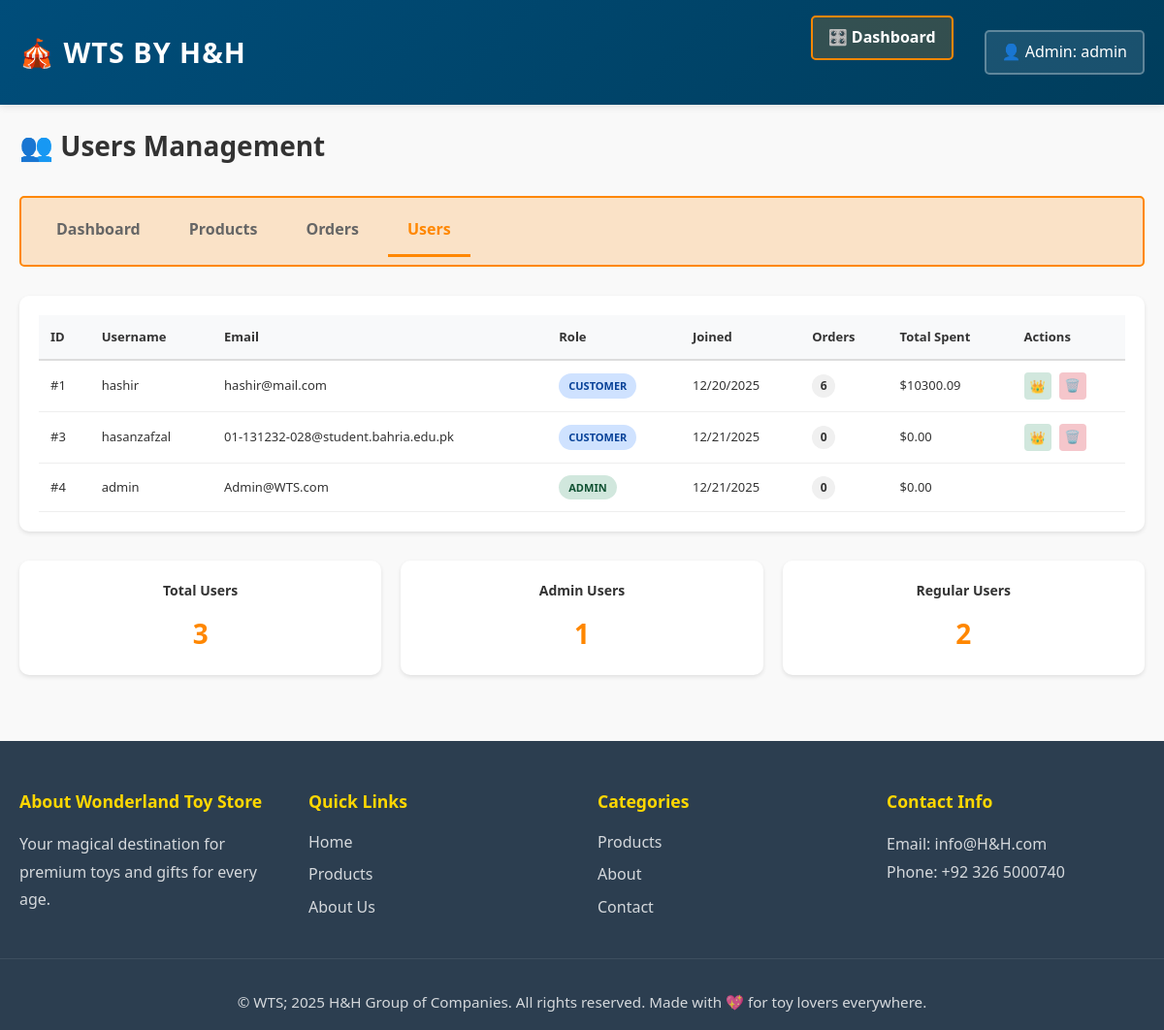
Screenshot of /admin/users (signed in) with the database file from the repository.
### app/models.py (models this page shows, shortened)
class User(UserMixin, db.Model):
    __tablename__ = 'users'
    id = db.Column(db.Integer, primary_key=True)
    username = db.Column(db.String(80), unique=True, nullable=False)
    email = db.Column(db.String(120), unique=True, nullable=False)
    password_hash = db.Column(db.String(200), nullable=False)
    reset_token = db.Column(db.String(100), unique=True, nullable=True)
    reset_token_expires = db.Column(db.DateTime, nullable=True)
    is_admin = db.Column(db.Boolean, default=False)
    created_at = db.Column(db.DateTime, default=datetime.utcnow)
    cart = db.relationship('Cart', backref='user', lazy=True, uselist=False)
    orders = db.relationship('Order', backref='user', lazy=True)
    wishlist_items = db.relationship('Wishlist', backref='user', lazy=True, cascade='all, delete-orphan')

### app/routes.py (the view)
@main_bp.route('/admin/users')
@admin_required
def admin_users():
    users = User.query.all()
    return render_template('admin/users.html', title='Manage Users', users=users)

### app/routes.py (called while the page is built)
def admin_required(f):
    @wraps(f)
    def decorated_function(*args, **kwargs):
        if not current_user.is_authenticated or not current_user.is_admin:
            flash('You do not have permission to access this page.', 'error')
            return redirect(url_for('main.index'))
        return f(*args, **kwargs)
    return decorated_function

### app/templates/admin/users.html (shortened to what this page needs)
{% extends "base.html" %}
{% block content %}
<div class="admin-users">
    <div class="admin-header">
        <h1>👥 Users Management</h1>
    </div>
    <div class="admin-nav">
        <a href="{{ url_for('main.admin_dashboard') }}" class="nav-btn">Dashboard</a>
        <a href="{{ url_for('main.admin_products') }}" class="nav-btn">Products</a>
        <a href="{{ url_for('main.admin_orders') }}" class="nav-btn">Orders</a>
        <a href="{{ url_for('main.admin_users') }}" class="nav-btn active">Users</a>
    </div>
    <div class="admin-section">
        {% if users %}
            <div class="table-responsive">
                <table class="admin-table">
                    <thead>
                        <tr>
                            <th>ID</th>
                            <th>Username</th>
                            <th>Email</th>
                            <th>Role</th>
                            <th>Joined</th>
                            <th>Orders</th>
                            <th>Total Spent</th>
                            <th>Actions</th>
                        </tr>
                    </thead>
                    <tbody>
                        {% for user in users %}
                            <tr>
                                <td>#{{ user.id }}</td>
                                <td>{{ user.username }}</td>
                                <td>{{ user.email }}</td>
                                <td>
                                    <span class="role-badge {% if user.is_admin %}role-admin{% else %}role-customer{% endif %}">
                                        {{ "Admin" if user.is_admin else "Customer" }}
                                    </span>
                                </td>
                                <td>{{ user.created_at.strftime('%m/%d/%Y') }}</td>
                                <td>
                                    <span class="count-badge">{{ user.orders|length }}</span>
                                </td>
                                <td>
                                    ${{ "%.2f"|format(user.orders|map(attribute='total_price')|sum) }}
                                </td>
                                <td>
                                    <div class="action-buttons">
                                        {% if not user.is_admin and current_user.id != user.id %}
                                            <a href="{{ url_for('main.admin_make_admin', user_id=user.id) }}" class="btn-icon btn-promote" title="Make Admin">👑</a>
                                        {% elif user.is_admin and current_user.id != user.id %}
                                            <a href="{{ url_for('main.admin_remove_admin', user_id=user.id) }}" class="btn-icon btn-demote" title="Remove Admin">🚫</a>
                                        {% endif %}
                                        {% if current_user.id != user.id %}
                                            <form method="POST" action="{{ url_for('main.admin_delete_user', user_id=user.id) }}" style="display: inline;">
                                                <button type="submit" class="btn-icon btn-delete" title="Delete User" onclick="return confirm('Are you sure you want to delete this user? This action cannot be undone.')">🗑️</button>
                                            </form>
                                        {% endif %}
                                    </div>
                                </td>
                            </tr>
                        {% endfor %}
                    </tbody>
                </table>
            </div>
        {% else %}
            <div class="empty-state">
                <p>No users found</p>
            </div>
        {% endif %}
    </div>
    <div class="stats-grid">
        <div class="stat-card">
            <h3>Total Users</h3>
            <p class="stat-value">{{ users|length }}</p>
        </div>
        <div class="stat-card">
            <h3>Admin Users</h3>
            <p class="stat-value">{{ users|selectattr('is_admin')|list|length }}</p>
        </div>
        <div class="stat-card">
            <h3>Regular Users</h3>
            <p class="stat-value">{{ users|rejectattr('is_admin')|list|length }}</p>
        </div>
    </div>
</div>
{% endblock %}

### app/templates/base.html (shortened to what this page needs)
<!DOCTYPE html>
<html lang="en">
<head>
    <link rel="stylesheet" href="{{ url_for('static', filename='css/style.css') }}">
</head>
<body>
    <nav class="navbar">
        <div class="nav-container">
            <a href="{{ url_for('main.index') }}" class="logo">🎪 WTS by H&H</a>
            <ul class="nav-menu">
                {% if current_user.is_authenticated and current_user.is_admin %}
                    <li><a href="{{ url_for('main.admin_dashboard') }}" class="admin-nav">🎛️ Dashboard</a></li>
                    <li class="user-menu" id="userMenuToggle">
                        <span class="user-trigger">👤 Admin: {{ current_user.username }}</span>
                    </li>
                {% endif %}
            </ul>
        </div>
    </nav>
    <main>
        {% block content %}{% endblock %}
    </main>
    <footer>
        <div class="footer-content">
            <div class="footer-section">
                <h4>About Wonderland Toy Store</h4>
                <p>Your magical destination for premium toys and gifts for every age.</p>
            </div>
            <div class="footer-section">
                <h4>Quick Links</h4>
                <ul>
                    <li><a href="{{ url_for('main.index') }}">Home</a></li>
                    <li><a href="{{ url_for('main.products') }}">Products</a></li>
                    <li><a href="{{ url_for('main.about') }}">About Us</a></li>
                </ul>
            </div>
            <div class="footer-section">
                <h4>Categories</h4>
                <ul>
                    <li><a href="{{ url_for('main.products') }}">Products</a></li>
                    <li><a href="{{ url_for('main.about') }}">About</a></li>
                    <li><a href="{{ url_for('main.contact') }}">Contact</a></li>
                </ul>
            </div>
            <div class="footer-section">
                <h4>Contact Info</h4>
                <p>Email: info@H&H.com</p>
                <p>Phone: +92 326 5000740</p>
            </div>
        </div>
        <div class="footer-bottom">
            <p>&copy; WTS; 2025 H&H Group of Companies. All rights reserved. Made with 💖 for toy lovers everywhere.</p>
        </div>
    </footer>
</body>
</html>

### app/static/css/style.css (style rules this page uses)
:root { --primary-color: #FF8700; --secondary-color: #CC6B00; --accent-color: #ffd700; --dark-color: #2c3e50; --light-color: #ecf0f1; --text-color: #333; --success-color: #27ae60; --border-radius: 12px; --transition: all 0.3s cubic-bezier(0.4, 0, 0.2, 1); }
* { margin: 0; padding: 0; box-sizing: border-box; }
html { scroll-behavior: smooth; }
body { font-family: 'Segoe UI', Tahoma, Geneva, Verdana, sans-serif; line-height: 1.6; color: var(--text-color); background-color: #f9f9f9; }
.navbar { background: linear-gradient(135deg, var(--primary-color) 0%, var(--secondary-color) 100%); color: white; padding: 1rem 0; position: sticky; top: 0; z-index: 1000; box-shadow: 0 4px 15px rgba(0, 0, 0, 0.1); }
.nav-container { max-width: 1200px; margin: 0 auto; padding: 0 20px; display: flex; justify-content: space-between; align-items: center; }
.logo { font-size: 1.8rem; font-weight: bold; letter-spacing: 1px; text-transform: uppercase; animation: pulse 2s ease-in-out infinite; }
.nav-menu { list-style: none; display: flex; gap: 2rem; }
.nav-menu a { color: white; text-decoration: none; font-weight: 500; transition: var(--transition); position: relative; }
.nav-menu a::after { content: ''; position: absolute; bottom: -5px; left: 0; width: 0; height: 3px; background-color: var(--accent-color); transition: width 0.3s ease; }
footer { background-color: var(--dark-color); color: white; padding: 3rem 0 1rem; margin-top: 3rem; }
.footer-content { max-width: 1200px; margin: 0 auto; padding: 0 20px; display: grid; grid-template-columns: repeat(auto-fit, minmax(250px, 1fr)); gap: 2rem; margin-bottom: 2rem; }
.footer-section h4 { font-size: 1.1rem; margin-bottom: 1rem; color: var(--accent-color); }
.footer-section p { opacity: 0.8; line-height: 1.8; }
.footer-section ul { list-style: none; }
.footer-section ul li { margin-bottom: 0.5rem; }
.footer-section a { color: white; text-decoration: none; opacity: 0.8; transition: opacity 0.3s; }
.footer-bottom { text-align: center; padding-top: 2rem; border-top: 1px solid rgba(255, 255, 255, 0.1); opacity: 0.8; font-size: 0.95rem; max-width: 1200px; margin: 0 auto; padding-left: 20px; padding-right: 20px; }
.logo { text-decoration: none; color: white; }
main { max-width: 100%; margin: 0; padding: 0; }

### app/templates/admin/users.html (style rules this page uses)
.admin-users { max-width: 1400px; margin: 0 auto; padding: 20px; }
.admin-header { margin-bottom: 30px; }
.admin-header h1 { margin: 0; color: #333; font-size: 28px; }
.admin-nav { display: flex; gap: 10px; margin-bottom: 30px; border-bottom: 2px solid #eee; }
.nav-btn { padding: 12px 20px; background: none; border: none; color: #666; font-weight: 600; cursor: pointer; transition: all 0.3s; border-bottom: 3px solid transparent; text-decoration: none; display: inline-block; }
.nav-btn.active { color: #FF8700; border-bottom-color: #FF8700; }
.admin-section { background: white; border-radius: 10px; padding: 20px; margin-bottom: 30px; box-shadow: 0 2px 4px rgba(0, 0, 0, 0.1); }
.table-responsive { overflow-x: auto; }
.admin-table { width: 100%; border-collapse: collapse; }
.admin-table thead { background: #f8f9fa; border-bottom: 2px solid #ddd; }
.admin-table th { padding: 12px; text-align: left; font-weight: 600; color: #333; font-size: 13px; }
.admin-table td { padding: 12px; border-bottom: 1px solid #eee; font-size: 13px; }
.role-badge { display: inline-block; padding: 4px 10px; border-radius: 20px; font-size: 11px; font-weight: 600; text-transform: uppercase; }
.role-admin { background: #d1e7dd; color: #0f5132; }
.role-customer { background: #cfe2ff; color: #084298; }
.count-badge { display: inline-block; width: 24px; height: 24px; line-height: 24px; text-align: center; background: #f0f0f0; border-radius: 50%; font-size: 12px; font-weight: 600; }
.action-buttons { display: flex; gap: 8px; }
.btn-icon { display: inline-block; width: 28px; height: 28px; line-height: 28px; text-align: center; border-radius: 4px; border: none; cursor: pointer; transition: all 0.3s; font-size: 13px; text-decoration: none; }
.btn-promote { background: #d1e7dd; color: #0f5132; }
.btn-delete { background: #f5c6cb; color: #721c24; padding: 0; }
.stats-grid { display: grid; grid-template-columns: repeat(auto-fit, minmax(250px, 1fr)); gap: 20px; }
.stat-card { background: white; padding: 20px; border-radius: 10px; text-align: center; box-shadow: 0 2px 4px rgba(0, 0, 0, 0.1); }
.stat-card h3 { margin: 0 0 10px 0; color: #333; font-size: 14px; }
.stat-value { margin: 0; font-size: 28px; font-weight: 700; color: #FF8700; }

### rows the page displays
User: username "admin", id "4", email "Admin@WTS.com", is_admin "ADMIN", created_at "12/21/2025", orders|length "0", orders|map "0.00"
User: id "1", username "hashir", email "hashir@mail.com", is_admin "CUSTOMER", created_at "12/20/2025", orders|length "6", orders|map "10300.09"
User: id "3", username "hasanzafzal", email "01-131232-028@student.bahria.edu.pk", is_admin "CUSTOMER", created_at "12/21/2025", orders|length "0", orders|map "0.00"

### other values shown
{{ users|length }} "3"
{{ users|selectattr('is_admin')|list|length }} "1"
{{ users|rejectattr('is_admin')|list|length }} "2"
